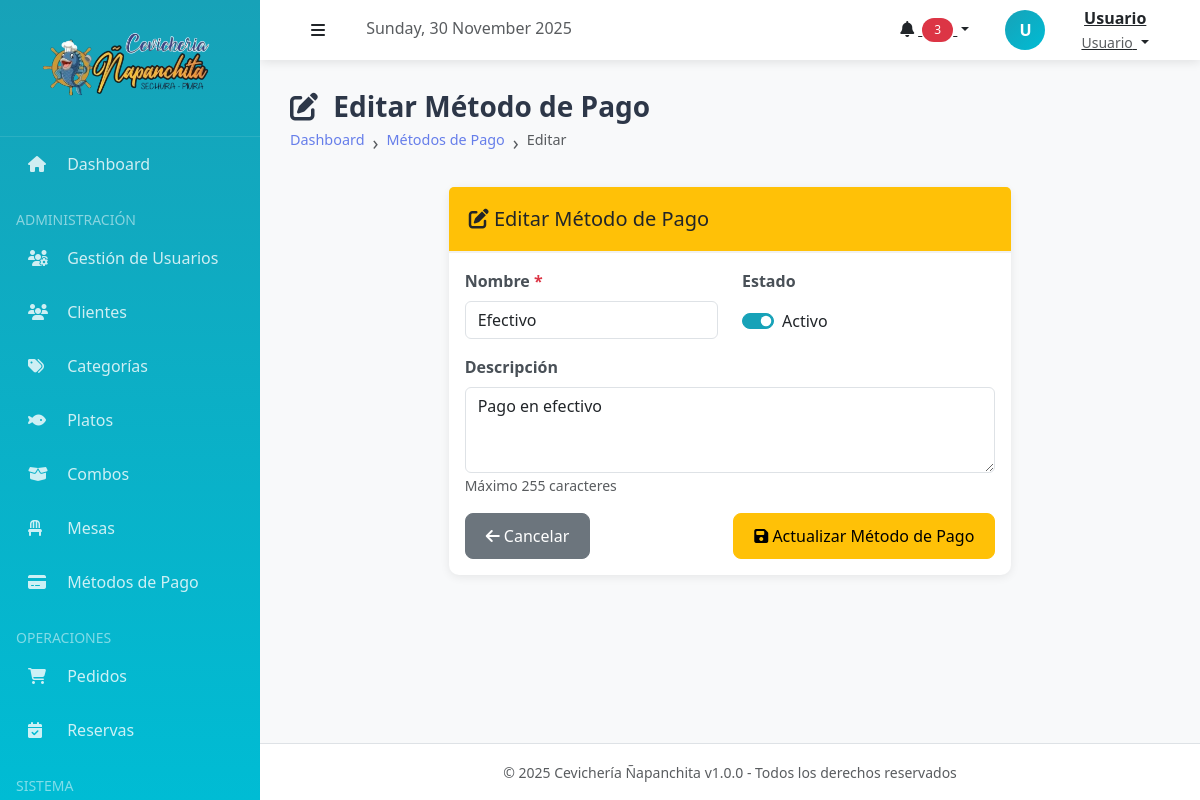
/index.php?action=metodos_pago_editar&id=1 (signed in), run on the app's committed database.
### tables this page shows
CREATE TABLE metodos_pago (
    id INT AUTO_INCREMENT PRIMARY KEY,
    nombre VARCHAR(50) NOT NULL,
    descripcion VARCHAR(255),
    activo BOOLEAN DEFAULT TRUE,
    
    INDEX idx_metodos_pago_activo (activo)
);

### controllers/MetodoPagoController.php (called while the page is built, shortened)
<?php
require_once __DIR__ . '/../models/MetodoPago.php';
class MetodoPagoController {
    private $metodoPago;
    public function __construct() {
        $this->metodoPago = new MetodoPago();
    }
    public function editar() {
        $id = $_GET['id'] ?? null;
        $metodoPago = $this->metodoPago->obtenerPorId($id);
        include __DIR__ . '/../views/metodos_pago/editar.php';
    }
}

### models/MetodoPago.php (called while the page is built, shortened)
<?php
require_once __DIR__ . '/../config/database.php';
class MetodoPago {
    private $conn;
    private $table = 'metodos_pago';
    public function __construct() {
        $database = new Database();
        $this->conn = $database->getConnection();
    }
    public function obtenerPorId($id) {
        $query = "SELECT * FROM {$this->table} WHERE id = :id";
        $stmt = $this->conn->prepare($query);
        $stmt->bindParam(':id', $id, PDO::PARAM_INT);
        $stmt->execute();
        return $stmt->fetch(PDO::FETCH_ASSOC);
    }
}

### config/database.php (called while the page is built, shortened)
<?php
class Database
{
    private $host = "localhost";
    private $db_name = "napanchita_db";
    private $username = "root";
    private $password = "";
    public function getConnection()
    {
        try {
            $this->conn = new PDO(
                "mysql:host=" . $this->host . ";dbname=" . $this->db_name . ";charset=utf8mb4",
                $this->username,
                $this->password
            );
            $this->conn->setAttribute(PDO::ATTR_ERRMODE, PDO::ERRMODE_EXCEPTION);
            $this->conn->setAttribute(PDO::ATTR_EMULATE_PREPARES, false);
            return $this->conn;
        } catch (PDOException $e) {
            echo "Error de conexión: " . $e->getMessage();
            return null;
        }
    }
}

### views/metodos_pago/editar.php (the view, shortened to what this page needs)
<?php
include __DIR__ . '/../layouts/header.php';
?>
<div class="page-header">
    <h1><i class="fas fa-edit me-2"></i> Editar Método de Pago</h1>
    <nav aria-label="breadcrumb">
        <ol class="breadcrumb">
            <li class="breadcrumb-item"><a href="<?php echo BASE_URL; ?>index.php?action=dashboard">Dashboard</a></li>
            <li class="breadcrumb-item"><a href="<?php echo BASE_URL; ?>index.php?action=metodos_pago">Métodos de Pago</a></li>
            <li class="breadcrumb-item active">Editar</li>
        </ol>
    </nav>
</div>
<div class="container-fluid">
    <div class="row">
        <div class="col-md-8 mx-auto">
            <div class="card">
                <div class="card-header bg-warning text-dark">
                    <h5 class="mb-0"><i class="fas fa-edit"></i> Editar Método de Pago</h5>
                </div>
                <div class="card-body">
                    <form action="<?php echo BASE_URL; ?>index.php?action=metodos_pago_actualizar" method="POST">
                        <div class="row">
                            <div class="col-md-6 mb-3">
                                <label for="nombre" class="form-label">Nombre <span class="text-danger">*</span></label>
                                <input type="text" name="nombre" id="nombre" class="form-control"
                                       value="<?php echo htmlspecialchars($metodoPago['nombre']); ?>"
                                       placeholder="Ej: Efectivo, Tarjeta, Yape" required maxlength="50">
                            </div>
                            <div class="col-md-6 mb-3">
                                <label for="activo" class="form-label">Estado</label>
                                <div class="form-check form-switch mt-2">
                                    <input class="form-check-input" type="checkbox" id="activo"
                                           name="activo" <?php echo $metodoPago['activo'] ? 'checked' : ''; ?>>
                                    <label class="form-check-label" for="activo">
                                        Activo
                                    </label>
                                </div>
                            </div>
                            <div class="col-12 mb-3">
                                <label for="descripcion" class="form-label">Descripción</label>
                                <textarea name="descripcion" id="descripcion" class="form-control"
                                          rows="3" maxlength="255"
                                          placeholder="Descripción opcional del método de pago"><?php echo htmlspecialchars($metodoPago['descripcion'] ?? ''); ?></textarea>
                                <small class="text-muted">Máximo 255 caracteres</small>
                            </div>
                        </div>
                        <div class="d-flex justify-content-between">
                            <a href="<?php echo BASE_URL; ?>index.php?action=metodos_pago" class="btn btn-secondary">
                                <i class="fas fa-arrow-left"></i> Cancelar
                            </a>
                            <button type="submit" class="btn btn-warning">
                                <i class="fas fa-save"></i> Actualizar Método de Pago
                            </button>
                        </div>
                    </form>
                </div>
            </div>
        </div>
    </div>
</div>
<?php include __DIR__ . '/../layouts/footer.php'; ?>

### public/css/style.css (style rules this page uses)
:root { --color-primary: #667eea; --color-secondary: #764ba2; --color-success: #28a745; --color-danger: #dc3545; --color-warning: #ffc107; --color-info: #17a2b8; --color-light: #f8f9fa; --color-dark: #343a40; --transition: all 0.3s ease; }
body { font-family: 'Segoe UI', Tahoma, Geneva, Verdana, sans-serif; background-color: #f4f6f9; }
.card { transition: var(--transition); margin-bottom: 20px; }
.card-header { font-weight: 600; background: linear-gradient(135deg, var(--color-primary) 0%, var(--color-secondary) 100%); color: white; border-bottom: none; }
.btn { transition: var(--transition); font-weight: 500; border-radius: 8px; padding: 10px 20px; }
.form-label { font-weight: 600; color: #495057; margin-bottom: 8px; }
.breadcrumb { background: transparent; font-size: 0.9rem; }
.breadcrumb-item + .breadcrumb-item::before { content: "›"; font-size: 1.2rem; }
.breadcrumb-item a { color: var(--color-primary); text-decoration: none; }

### public/css/tema-celeste.css (style rules this page uses)
:root { --primary-color: #17a2b8; --primary-dark: #138496; --primary-light: #00bcd4; --primary-gradient: linear-gradient(135deg, #17a2b8 0%, #00bcd4 100%); }
a { color: #17a2b8; }
.form-check-input:checked { background-color: #17a2b8; border-color: #17a2b8; }

### views/layouts/header.php (style rules this page uses)
:root { --sidebar-width: 260px; --header-height: 60px; --primary-color: #17a2b8; --secondary-color: #00bcd4; }
body { font-family: 'Segoe UI', Tahoma, Geneva, Verdana, sans-serif; background-color: #f8f9fa; }
.page-header { margin-bottom: 30px; }
.page-header h1 { font-size: 28px; font-weight: 700; color: #2d3748; margin: 0; }
.breadcrumb { background: transparent; padding: 0; margin: 5px 0 0 0; }
.card { border: none; box-shadow: 0 2px 10px rgba(0, 0, 0, 0.08); border-radius: 10px; }
.card-header { background: white; border-bottom: 2px solid #f1f1f1; font-weight: 600; padding: 20px; }

### data on the page
metodos_pago: nombre "Efectivo", activo "☑", descripcion "Pago en efectivo"

### other printed values
substr($_SESSION['nombre'] ?? 'U', 0, 1) "U"
$_SESSION['nombre'] "Usuario"
$_SESSION['rol'] "Usuario"
APP_NAME "Cevichería Ñapanchita"
APP_VERSION "1.0.0"
